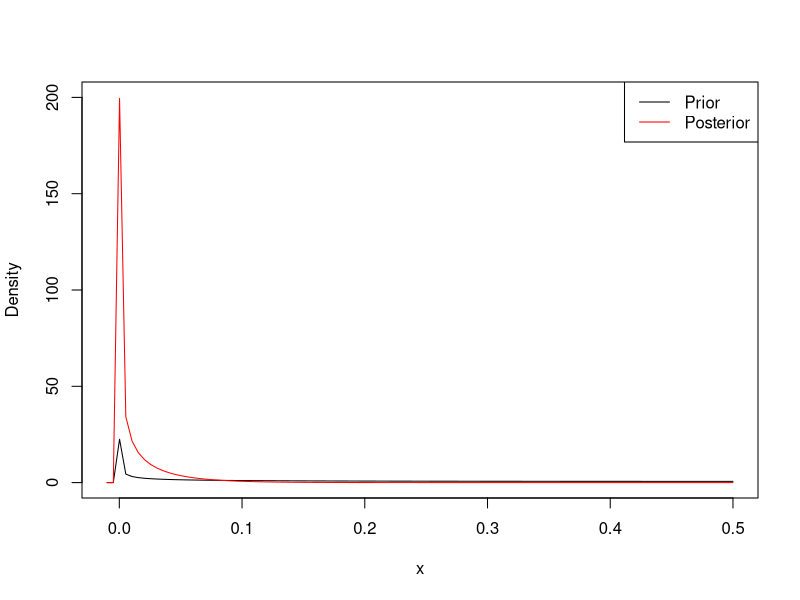
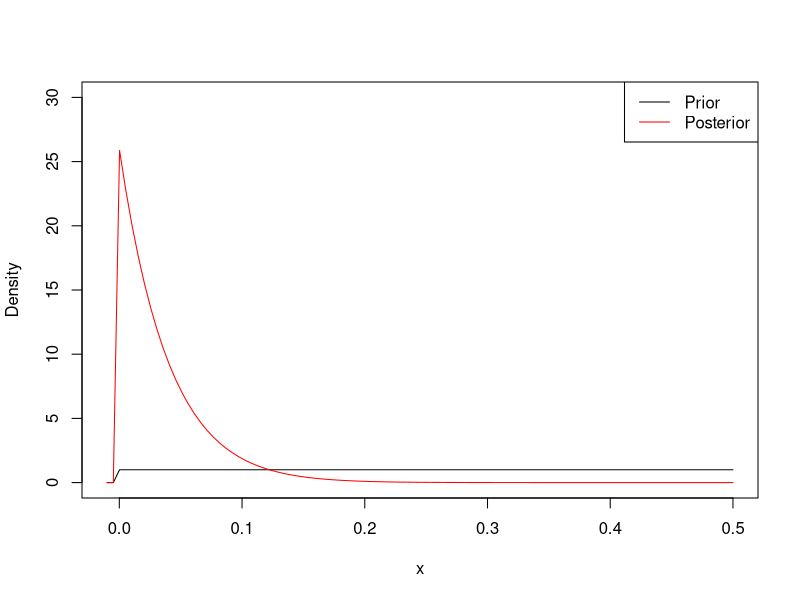
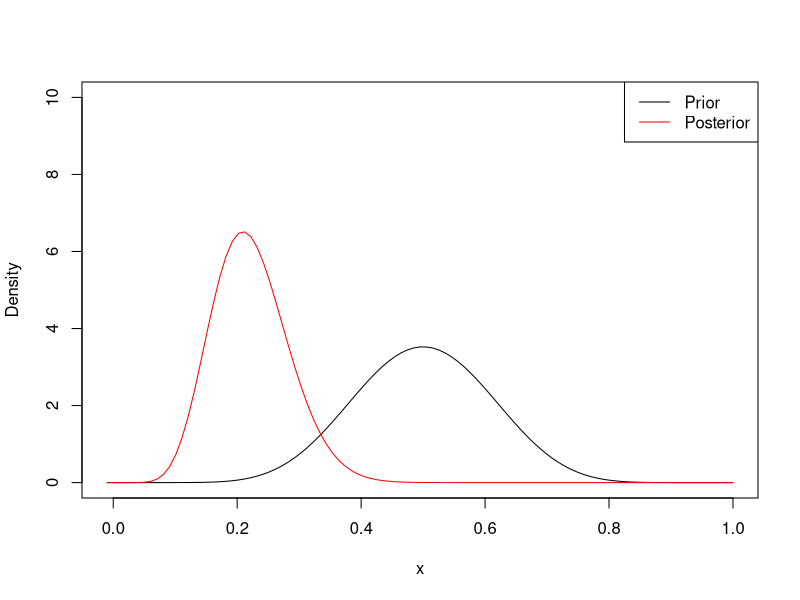
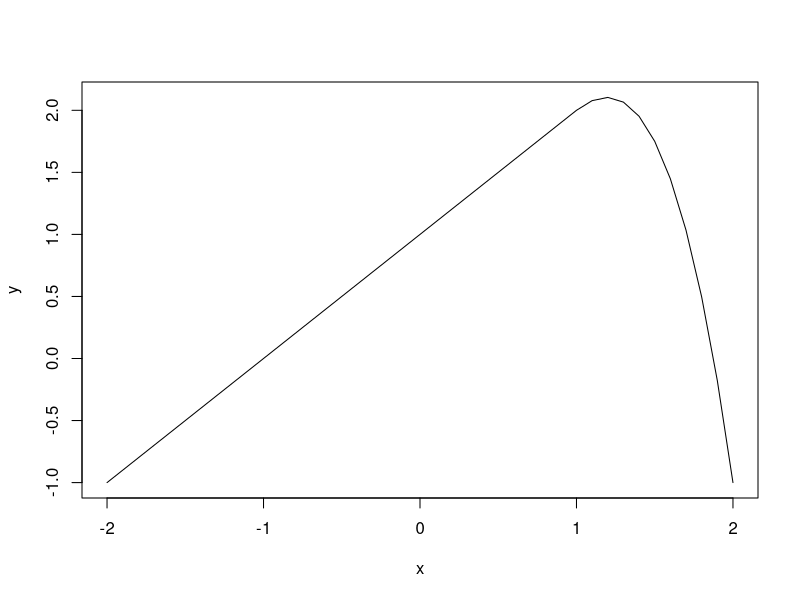

Write the R code that produced these figures, in order.
## ---- chunk 1
n = 25
vegetarian = rep(0, n)
## ---- chunk 2
alpha <- beta <- 0.5
curve(dbeta(x, alpha, beta), ylab="Density", xlim=c(-0.01,0.5), ylim=c(0, 200))
curve(dbeta(x, alpha + sum(vegetarian), beta + n - sum(vegetarian)), add=TRUE, col="red")
legend("topright", legend=c("Prior", "Posterior"), col=c("black", "red"), lty=1)
## ---- chunk 3
alpha <- beta <- 1
curve(dbeta(x, alpha, beta), ylab="Density", xlim=c(-0.01,0.5), ylim=c(0, 30))
curve(dbeta(x, alpha + sum(vegetarian), beta + n - sum(vegetarian)), add=TRUE, col="red")
legend("topright", legend=c("Prior", "Posterior"), col=c("black", "red"), lty=1)
## ---- chunk 4
alpha <- beta <- 10
curve(dbeta(x, alpha, beta), ylab="Density", xlim=c(-0.01,1), ylim=c(0, 10))
curve(dbeta(x, alpha + sum(vegetarian), beta + n - sum(vegetarian)), add=TRUE, col="red")
legend("topright", legend=c("Prior", "Posterior"), col=c("black", "red"), lty=1)
## ---- chunk 5
x <- seq(0, 1, 100)
values <- dbeta(x, 1 + sum(vegetarian), 1 + n - sum(vegetarian))
maximum <- max(values)
p <- x[values == maximum] # Equal to zero

# Always zero
new <- rbinom(10, 1, p)
new
## ---- chunk 6
Identity <- function(x) {
  if (x >= 1) {
    return(x)
  } else {
    return(0)
  }
}
## ---- chunk 7
x <- seq(-2, 2, 0.1)

y <- 1 + x - 2 * (x - 1)^2 * sapply(x, Identity)

plot(x, y, type = "l")
